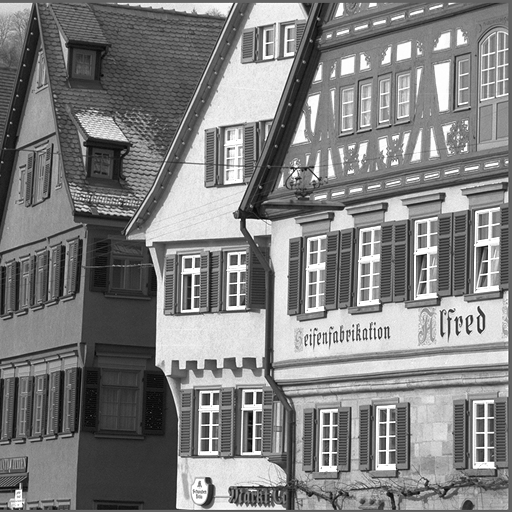
#> input picture Python/DImgP_2022/Ch11/House.bmp, 512 x 512 px
$ python DWT_enhancement.py
#> lines starting #> are read from the running program, lines starting #| are printed output that depends on the picture
#> the answer given: 1
#> in main, img1 is the input picture: shape (512, 512); min 1, max 255, mean 127.8
import numpy as np
import cv2
import pywt

def DWT_enhancement( f, method, wavelet ):
#> called with method = 1, wavelet = 'db1'
	nr, nc = f.shape[:2]
#> nr = 512; nc = 512
	coeffs = pywt.dwt2( f, wavelet )
	LL, (LH, HL, HH) = coeffs
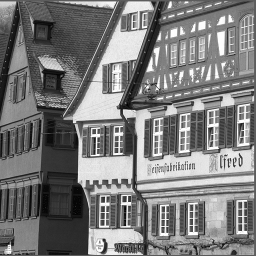
#> LL: shape (256, 256) float64; min 17.5, max 510, mean 255.6; drawn with min black and max white
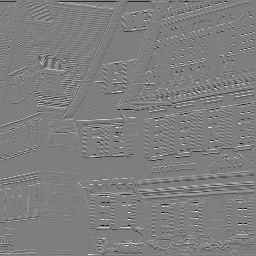
#> LH: shape (256, 256) float64; min -181, max 183, mean -0.1; drawn with min black and max white
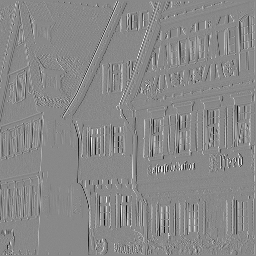
#> HL: shape (256, 256) float64; min -192.5, max 167, mean 0; drawn with min black and max white
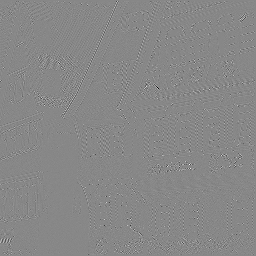
#> HH: shape (256, 256) float64; min -135.5, max 119, mean 0; drawn with min black and max white
	if method == 1:  # LL only
		LH.fill( 0 )
#> LH: shape (256, 256) float64; every value is 0
		HL.fill( 0 )
		HH.fill( 0 )
	elif method == 2: # LH only
		LL.fill( 0 )
		HL.fill( 0 )
		HH.fill( 0 )
	elif method == 3: # HL only
		LL.fill( 0 )
		LH.fill( 0 )
		HH.fill( 0 )
	elif method == 4: # HH only
		LL.fill( 0 )
		LH.fill( 0 )
		HL.fill( 0 )
	coeffs = LL, (LH, HL, HH)
	output = pywt.idwt2( coeffs, wavelet )
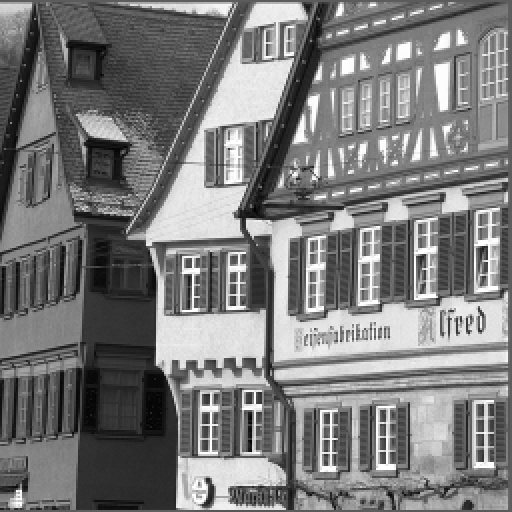
#> output: shape (512, 512) float64; min 8.75, max 255, mean 127.8; drawn with min black and max white
	g = f.copy( )
	if method == 1:
		g = np.uint8( np.clip( output, 0, 255 ) )
	else:
		temp = np.zeros( [ nr, nc ] )
		cv2.normalize( output, temp, 0, 255, cv2.NORM_MINMAX )
		g = np.uint8( temp )
	return g

def main( ):
	print( "Image Enhancement using DWT:" )
	print( "(1) LL only" )
	print( "(2) LH only" )
	print( "(3) HL only" )
	print( "(4) HH only" )
	method = eval( input( "Please enter your choice: " ) )
	img1 = cv2.imread( "House.bmp", -1 )
	img2 = DWT_enhancement( img1, method, 'db1' )
	cv2.imshow( "Original Image", img1 )
	cv2.imshow( "Image Enhancement using DWT", img2 )
	cv2.waitKey( 0 )

main( )
